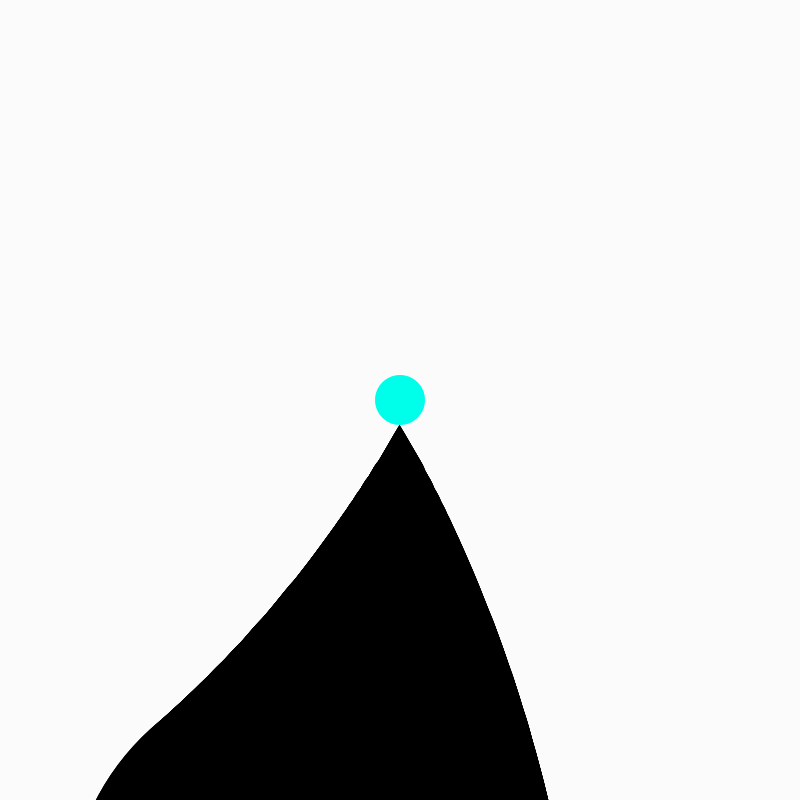
Frame 1 (no input)
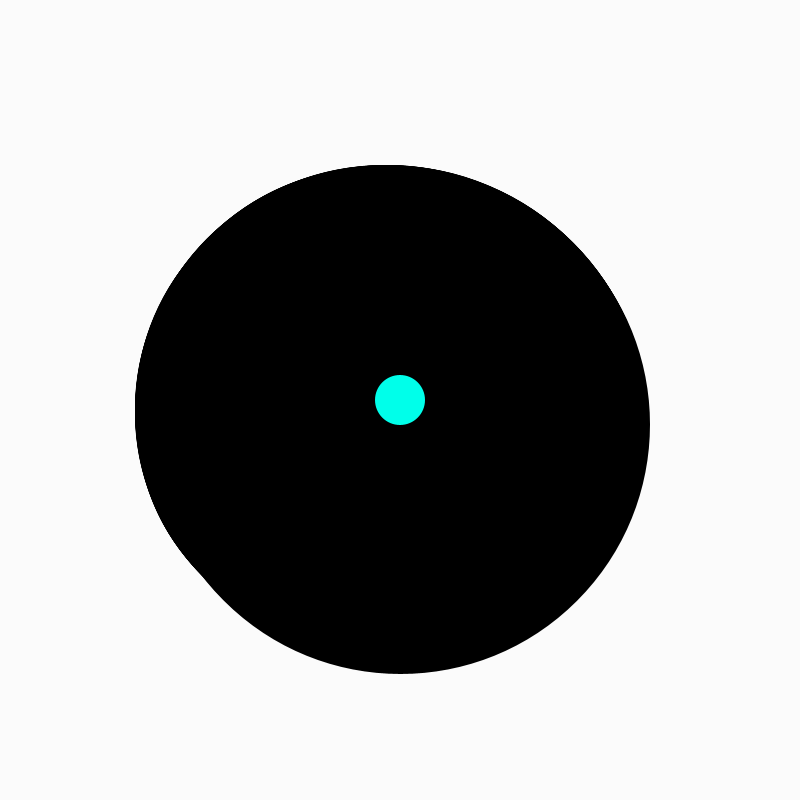
Frame 60 (the mouse pressed at the canvas centre just before this capture)
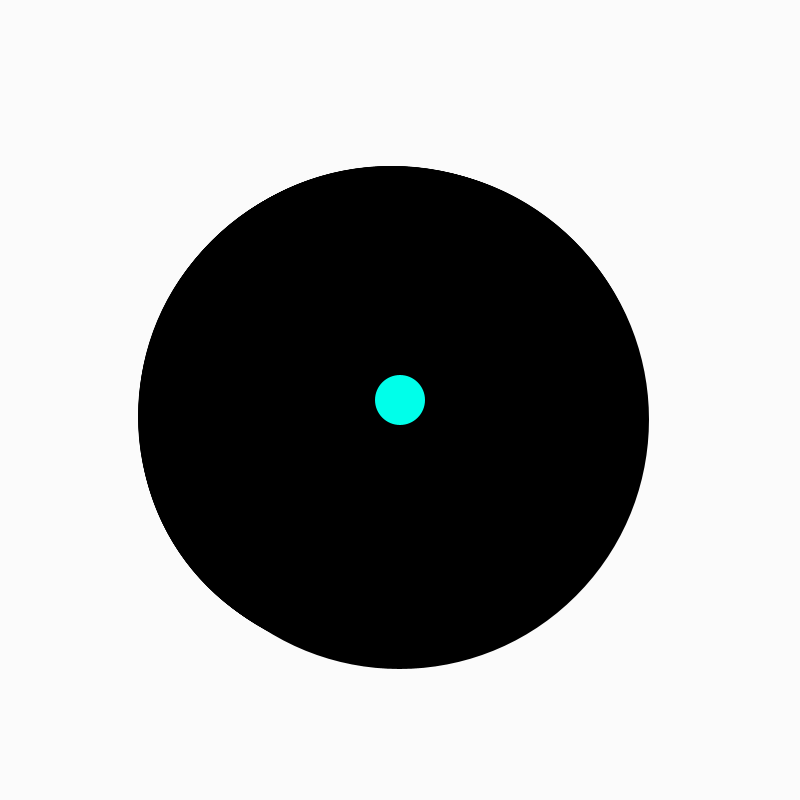
Frame 120 (the mouse held since frame 60 and released just before this capture)

The Processing sketch that drew these frames (run headless with seeded random() and noise(); from frame 60 on, the mouse is pressed at the canvas centre):

// Processing sketch: processing_27649
// ── processing_27649.pde

/* Modificación de matrix de Alba G. Corral 
Marta Abad - IDEP 2011 
Posgrado de Motion Graphic*/

/*
Alba G. Corral - 2009
 Titulo: oscilaciones matrix
 Descripción:
 este sketch nos sirve para ver otra utilizad de la pila de matrices:
 El uso conjunto de PushMatrix y PopMatrix permite almacenar estados 
 intermedios de la transformación en la pila y 
 recuperarlos posteriormente.
 
 La trigonometría nos sirve para oscilar entre varios valores. un seno o un coseno
 siempre oscilara entre valores decimales entre -1 y 1. Por ahora con esto nos basta para poder
 utilizarlo en el movimiento de la flor
 */
float inc = 0.0;//incremento de angulo
float dim = 50; //disminuyo el diametro de la ellipse central
boolean isBackGround = true;
boolean isFade = false;
int LONGITUD = 500;
int NUM_TALLOS = 1;
void setup() {
  size(800,800);


  smooth();
}
void draw() {

  if ( isBackGround  == true){ 
    background(251, 251,251);
  } //equivalente a  if ( isBackGround ){ background(255);}
  if (isFade) hazFade();
  inc += 0.01; // movimiento mas lento
  //float angle = sin(inc) / 10.0 ;
  float angle = sin(inc) /15.0 ;
  translate(width/2,height/2); //trasladamos nuestro punto 0,0 de coordenadas a la mitad de la pantalla
  for (int i = 0; i < NUM_TALLOS; i++) { // UN LOOP! que será esto? repite el bloque entre corchetes tantas veces como se cumpla la condicion de en medio
    tail(0,dim/2, LONGITUD, angle); // llamamos a la funcion tal con 4 parametros
    rotate(PI*2/NUM_TALLOS); // rotamos nuestra pantalla PI/4
  }
  fill(0,255,234);
  noStroke(); // elipse sin perfil
  ellipse(0,0,dim,dim);
}
void tail(float x,float y, int units, float angle) {
  pushMatrix();
  translate(x, y);
  
  for (int i =0 ; i < units; i++) { // loop decreciente, 
    rotate(angle);
    translate(0, 1); //translate(0, 4); interesante
    strokeWeight(i);
    stroke(0);//
    line(0, 0, 0, -1);
    strokeWeight(1);
    line(0,0,0,0);
    
    
  }
  fill(255,0,0);  // sin "circulitos"
  ellipse(0,0,0,0);
  popMatrix();
}

void hazFade(){
  isBackGround = false;
  fill(255,10);
  noStroke();
  rect(0,0,width,height);
}

void keyPressed() {
  switch(key) {
  case '+': 
    println("has pulsado la tecla +");
    break;
  case '-': 
    println("has pulsado la tecla -");
    break;

  case 'F': 
  case 'f':
    isFade = !isFade;
    break;
  case 's': 
  case 'S': 
    println("salvamos IMAGEN");
    save("out/filename-"+frameCount+".png");
    break;

  case 'b': 
  case 'B': 
    isBackGround =! isBackGround;

    break;
  }
}
